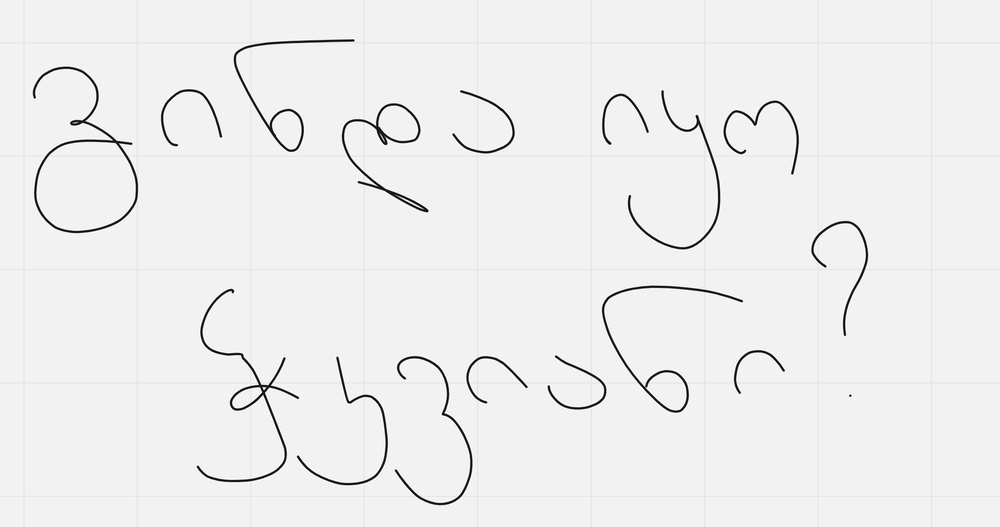
#> input picture data/Screenshot 2023-06-30 131823.png, 1000 x 527 px, shrunk from 2205 x 1162 before the run, found by its file name
$ python split_line_by_line.py
#> lines starting #> are read from the running program, lines starting #| are printed output that depends on the picture; after the words box and inside, x2 and y2 are one past the last pixel; in counts of white or black regions, pixels touching at a corner belong together
import cv2
import numpy as np
img = cv2.imread('data\Screenshot 2023-06-30 131823.png')
#> img is the input picture: shape (527, 1000, 3); min 0, max 255, mean 238
gray = cv2.cvtColor(img,cv2.COLOR_BGR2GRAY)
th = cv2.threshold(gray, 0, 255, cv2.THRESH_BINARY_INV + cv2.THRESH_OTSU)[1]
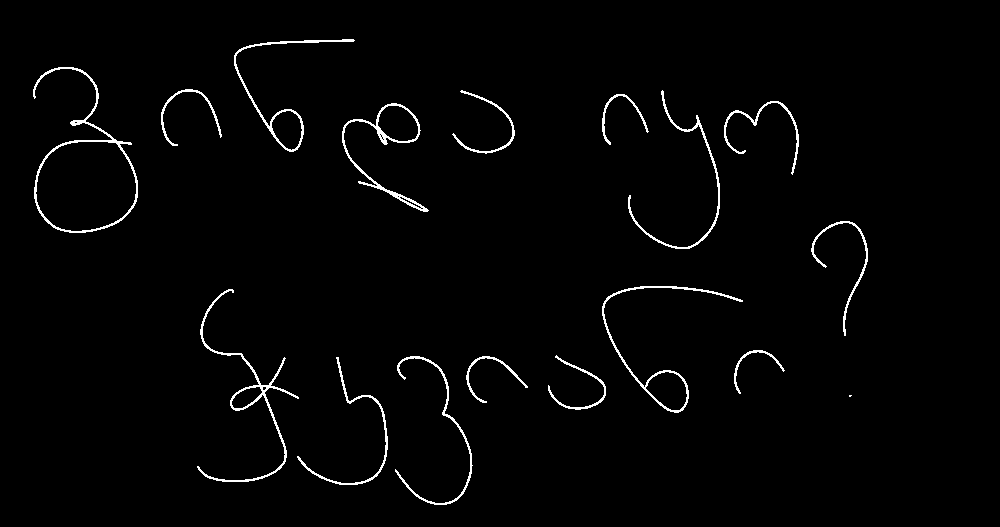
#> th: shape (527, 1000); 1.8% white in thin lines or dots, all inside (x1, y1, x2, y2) = (33, 39, 868, 505)

# create black background of same image shape
black = np.zeros((img.shape[0], img.shape[1], 3), np.uint8)

# find contours from threshold image
contours = cv2.findContours(th, cv2.RETR_EXTERNAL, cv2.CHAIN_APPROX_SIMPLE)[0]
#> contours = 17 contours, 1 with area under 20; largest, box (x1, y1, x2, y2) and area: (33, 67, 138, 233) 8107, (342, 103, 429, 212) 1772, (602, 286, 743, 413) 1640, (234, 39, 355, 152) 1340, (197, 289, 299, 482) 1112

# draw contours whose area is above certain value
area_threshold = 7
for c in contours:
    area = cv2.contourArea(c)
    if area > area_threshold:
        black = cv2.drawContours(black,[c],0,(255,255,255),2)
        cv2.imshow('',black)
        cv2.waitKey()
#> this loop made 17 passes
#> area on passes 2 to 13: 353, 185.5, 409.5, 208.5, 134.5, 1112.5, 1640.5, 287, 1772, 289, 162, 433
#> pass 2, `black = cv2.drawContours(black,[c],0,(255,255,255),2)`:
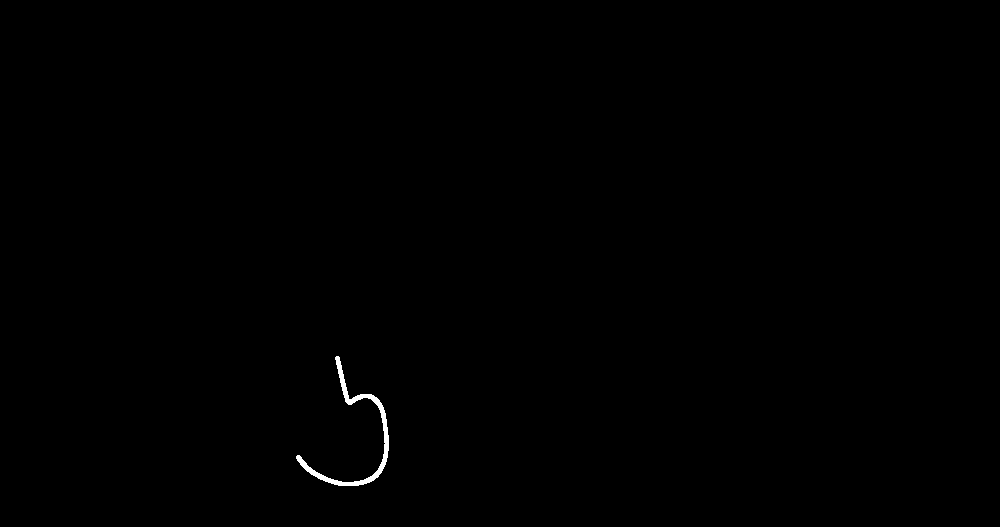
#> black: shape (527, 1000, 3); 0.23% white; 1 white region, box (x1, y1, x2, y2) and area: (296, 356, 389, 486) 1201
#> pass 3, `black = cv2.drawContours(black,[c],0,(255,255,255),2)`:
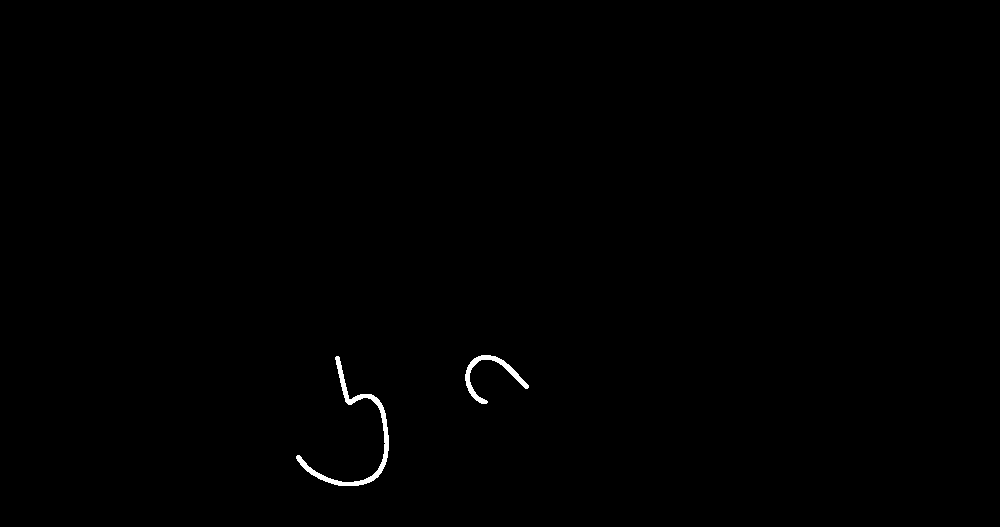
#> black: shape (527, 1000, 3); 0.34% white; 2 white regions, box (x1, y1, x2, y2) and area: (296, 356, 389, 486) 1201, (465, 355, 529, 404) 601
#> after the loop:
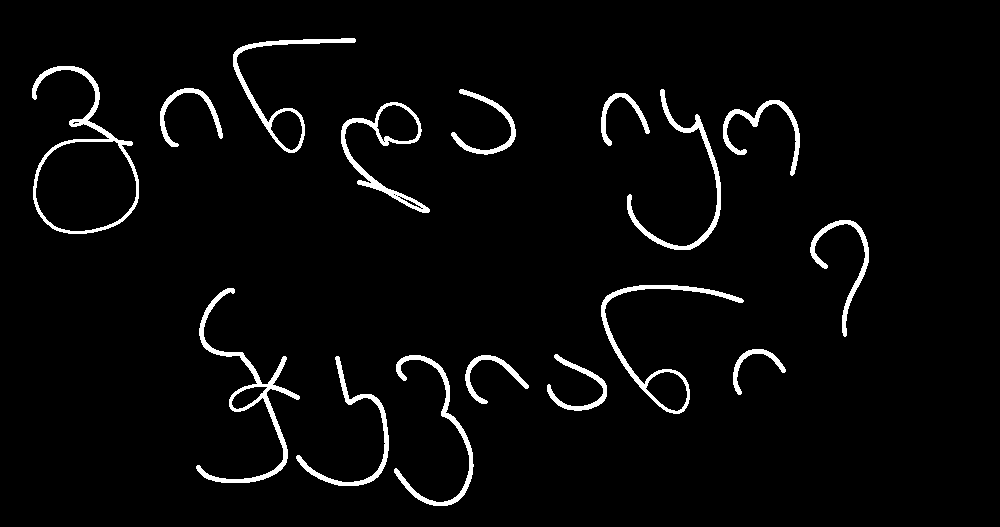
#> black: shape (527, 1000, 3); 3.5% white; 16 white regions, largest, box (x1, y1, x2, y2) and area: (196, 288, 300, 483) 2185, (32, 66, 139, 234) 2006, (601, 285, 744, 414) 1605
